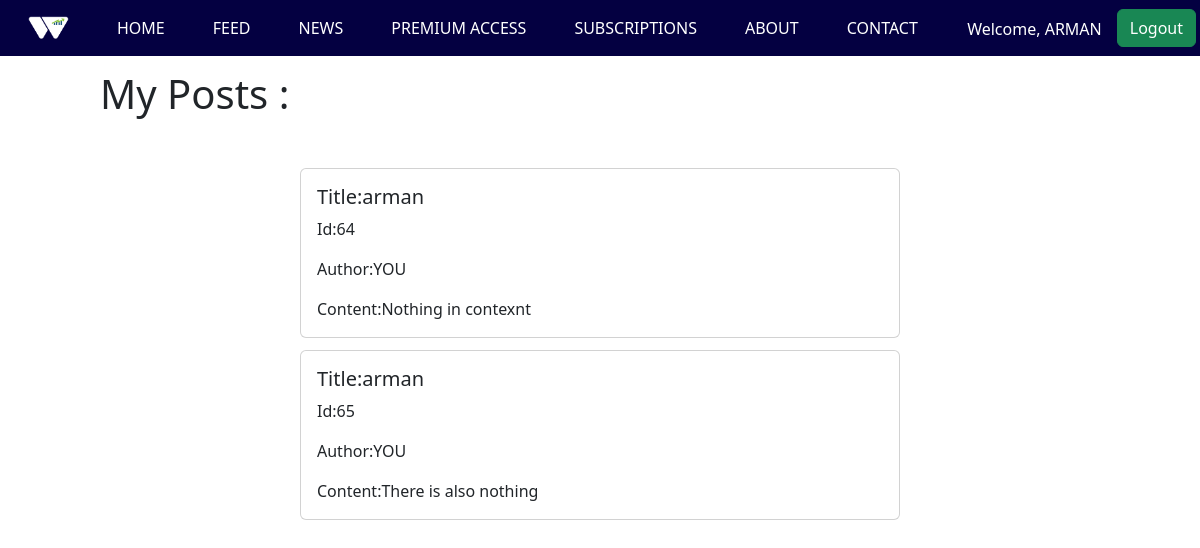
The page /mypost/ (signed in) on the database its author committed.
### wesapp/models.py (models this page shows, shortened)
class Post(models.Model):
    title = models.CharField(max_length=255)
    header_image = models.ImageField(
        null=True, blank=True, upload_to="images/")
    author = models.CharField(max_length=13)
    content2 = models.TextField()
    likes = models.ManyToManyField(User, related_name='blog_posts',)
    REQUIRED_FIELDS = ["title", "author"]

### wesapp/views.py (the view)
# urls.py: path('mypost/', mypost, name='mypost'),
def mypost(request):
    posts = Post.objects.filter(author=request.user.username)
    return render(request, 'mypost.html', {'myposts': posts})

### wesapp/templates/mypost.html (shortened to what this page needs)
{% include 'home.html' %}
<!DOCTYPE html>
<html lang="en">
<head>
    <link href="https://cdn.jsdelivr.net/npm/bootstrap@5.2.2/dist/css/bootstrap.min.css" rel="stylesheet">
</head>
<body style="margin-top: 70px;">
    {% if myposts %}
    <h1 style="margin-left: 100px; margin-bottom:50px">My Posts :</h1>
    {% for mypost in myposts %}
<div class="s">
    <div class="card w-50 ">
        <div class="card-body">
          <h5 class="card-title">Title:{{mypost.author}}</h5>
          <p class="card-text">Id:{{mypost.id}}</p>
          <p class="card-text">Author:YOU</p>
          <p class="card-text">Content:{{mypost.content2}}</p>
        </div>
      </div>
    </div>
    {% endfor %}
{% endif %}
</body>
</html>

### wesapp/templates/home.html (shortened to what this page needs)
<!doctype html>
<html lang="en">
  <head>
    <link href="https://cdn.jsdelivr.net/npm/bootstrap@5.2.2/dist/css/bootstrap.min.css" rel="stylesheet">
  </head>
  <body>
        {% if request.user.is_authenticated %}
        <div>
          <div style="background-color: #040041; " class="container-fluid  fixed-top mb-5 text-white p-1 ">
      <header class="d-flex  flex-wrap align-items-center  justify-content-center text-white justify-content-md-between py-1  ">
        <ul class="nav col-12 col-md-auto mb-2 justify-content-center mb-md-0">
          <li><a href="/"><img  src="/static/images/WeStock.png" height="39px" width="89px" class="nav-link text-white  link-success px-4 "  >
          </img></a></li>
          <li><a href="/" class="nav-link text-white  link-success px-4 "  >
                     HOME</a></li>
                     <li><a href="{% url 'feed' %}" class="nav-link text-white link-success px-4 " >
                      FEED</a>
                      <li><a href="/news" class="text-white nav-link link-success px-4 ">
                        NEWS</a></li>
          <li><a href="{% url 'premium_access' %}" class="nav-link text-white link-success px-4 " >
                     PREMIUM ACCESS</a>
                     </li>
                     <li><a href="{% url 'subscription' %}" class="nav-link text-white link-success px-4 " >
                      SUBSCRIPTIONS</a>
                      </li>
          <li><a  href="{% url 'about' %}" class="nav-link text-white link-success px-4 "  >
                     ABOUT</a></li>
          <li><a href="/contact" class="nav-link text-white link-success px-4 ">
                     CONTACT</a></li>
                    </ul>
        <div class=" text-end logoutt ">
         <li style="list-style: none;"><a href="{% url 'profile' %} "class=" nav-link text-white px-2 pt-2 link-success  "> Welcome, <span style=" text-transform: uppercase " >{{request.user.username}}</span></a></li>
          <a  href={% url 'logout_user' %} type="button" class=" btn btn-success ">Logout</a>
      </div>
      {% endif %}
    </header>
  </div>
    </div>
  </body>
</html>

### wesapp/templates/home.html (style rules this page uses)
.logoutt { display: flex; gap: 7px; }

### wesapp/templates/mypost.html (style rules this page uses)
.s { display: flex; flex-direction: column; justify-content: center; align-items: center; }
.card { margin-bottom: 12px; }

### rows shown on the page
Post: author "arman", id "64", content2 "Nothing in contexnt"
Post: author "arman", id "65", content2 "There is also nothing"

### other values the page prints
{{ request.user.username }} "ARMAN"
